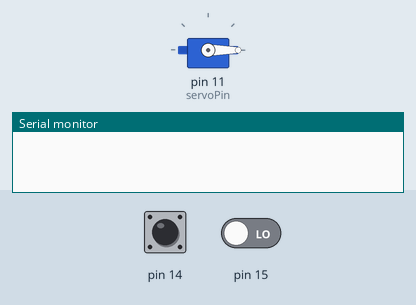
A sketch run on a simulated Arduino Uno, built with avr-gcc and run on an emulated ATmega328P. Shown: servo, the last lines printed to the serial monitor. Inputs (shaded band) come from the test bench; at power-on: pin 14 LOW, pin 15 LOW.

Above: at 1.2 s.
1.3 s: pin 14 driven HIGH
At 2.3 s:
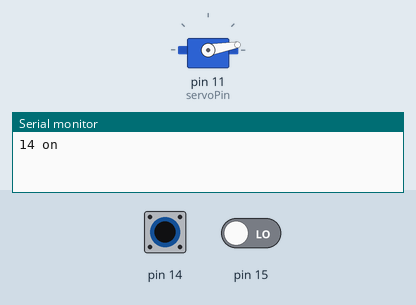
2.8 s: pin 14 pulsed LOW 5 times (0.12 s each, 0.3 s apart)
At 5.2 s:
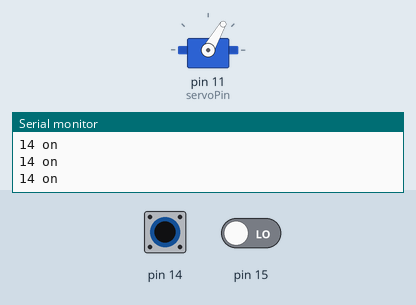
5.8 s: pin 15 driven HIGH
At 6.9 s:
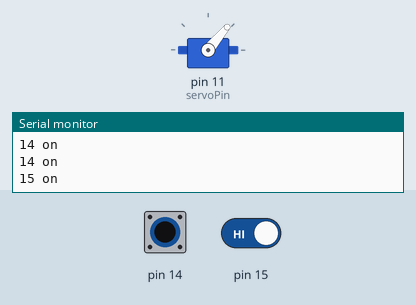
7.3 s: pin 14 pulsed LOW 5 times (0.12 s each, 0.3 s apart)
At 9.9 s:
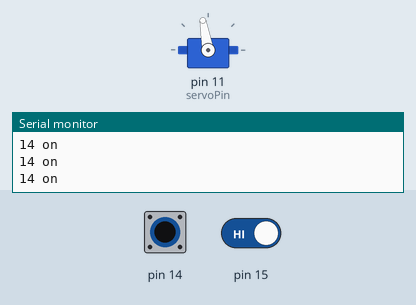
Timing chart, 0 to 11.3 s (numbered marks = the images above; inputs shaded):
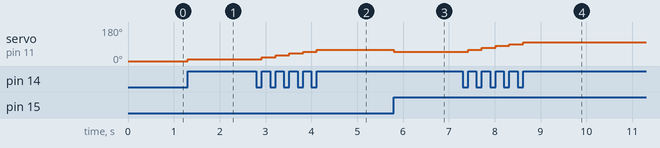

The sketch:

HW9_1.ino
```cpp
#include <Servo.h>

Servo myServo;
int servoPin = 11;
int servoAngle = 0;
bool button14Flag = true;
bool button15Flag = true;

void setup() {
  myServo.attach(servoPin);
  myServo.write(servoAngle);
  Serial.begin(9600);
}

void loop() {
  if ( digitalRead(14) == HIGH && button14Flag == true ) {
    Serial.println("14 on");
    button14Flag = false;
    if (isUpperable()) {
      servoAngle += 10;
      myServo.write(servoAngle);
    }
  }
  if ( digitalRead(14) == LOW ) {
    button14Flag = true;
  }
  if ( digitalRead(15) == HIGH && button15Flag == true ) {
    Serial.println("15 on");
    button15Flag = false;
    if (isDownable()) {
      servoAngle -= 10;
      myServo.write(servoAngle);
    }
  }
  if ( digitalRead(15) == LOW ) {
    button15Flag = true;
  }
}

bool isUpperable() {
  return servoAngle >= 0 && servoAngle <= 170;
}

bool isDownable() {
  return servoAngle >= 10 && servoAngle <= 180;
}
```

Measured:
- after the input at 1.3 s, servo on pin 11 (servoPin): 0° → 10° at once
- after the input at 2.8 s, servo on pin 11 (servoPin): moves from 10° to 60° over 1.2 s, starting after 0.12 s
- after the input at 5.8 s, servo on pin 11 (servoPin): 60° → 50° at once
- after the input at 7.3 s, servo on pin 11 (servoPin): moves from 50° to 100° over 1.2 s, starting after 0.12 s
